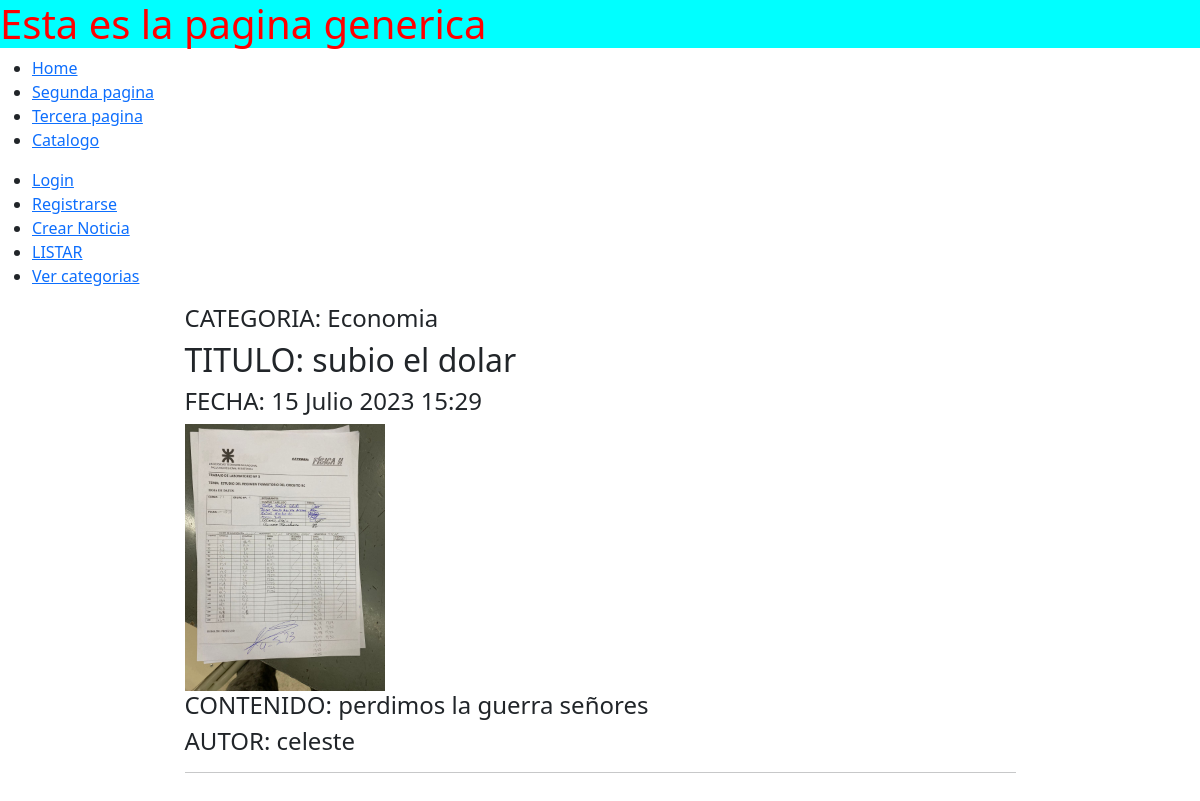
Screenshot of /noticias/Detalle/1 with the database file from the repository.
### apps/noticias/models.py (models this page shows, shortened)
class Noticia(models.Model):
	creado = models.DateTimeField(
		'creado',
		auto_now_add=True
	)
	modificado = models.DateTimeField(
		'modificado',
		auto_now=True
	)
	titulo = models.CharField(max_length = 250)
	contenido = models.TextField()
	autor = models.ForeignKey(User, on_delete = models.CASCADE)
	imagen = models.ImageField(upload_to = 'noticias')
	categoria = models.ForeignKey(Categoria, on_delete = models.CASCADE)

class Categoria(models.Model):
	nombre = models.CharField(max_length=80)
	def __str__(self):
		return self.nombre

### apps/noticias/views.py (the view)
# urls.py: path('Detalle/<int:pk>', views.DetalleNoticiaF, name="detalle_noticia"),
def DetalleNoticiaF(request, pk):
	ctx = {}
	datos_noticia = Noticia.objects.get(id = pk)
	ctx['detalle'] = datos_noticia
	return render(request, 'noticias/detalle.html', ctx)

### templates/noticias/detalle.html
{% extends 'base.html' %}
{% block contenido %}
	<div class="container">
    <div class="row mt-3">
      <div class="col-md-9 mx-auto mb-5">
      		<div>
      			<h4>CATEGORIA: {{detalle.categoria}}</h4>
                <h2>TITULO: {{detalle.titulo}}</h2>
      			<h4>FECHA: {{detalle.creado}}</h4>
      			<img src="{{detalle.imagen.url}}" width="200">
      			<h4>CONTENIDO: {{detalle.contenido}}</h4>
      			<h4>AUTOR: {{detalle.autor}}</h4>
      			<hr>
      		</div>
      </div>
    </div>
  </div>
{% endblock contenido %}

### rows the page displays
Noticia: categoria "Economia", titulo "subio el dolar", creado "15 Julio 2023 15:29", imagen (picture), contenido "perdimos la guerra señores", autor "celeste"
